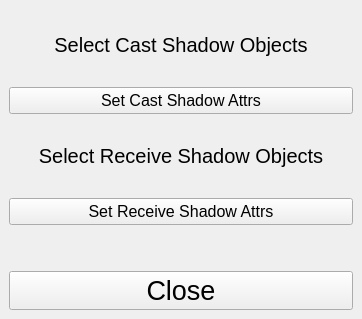
<?xml version="1.0" encoding="UTF-8"?>
<ui version="4.0">
 <class>CastShadowsDockWidget</class>
 <widget class="QDockWidget" name="CastShadowsDockWidget">
  <property name="geometry">
   <rect>
    <x>0</x>
    <y>0</y>
    <width>362</width>
    <height>319</height>
   </rect>
  </property>
  <property name="windowTitle">
   <string>Cast Shadows Attrs</string>
  </property>
  <widget class="QWidget" name="castShadows_DockWidgetContents">
   <layout class="QVBoxLayout" name="verticalLayout_2">
    <item>
     <layout class="QVBoxLayout" name="castShadows_verticalLayout">
      <item>
       <widget class="QLabel" name="castSahdowLabel">
        <property name="font">
         <font>
          <pointsize>15</pointsize>
         </font>
        </property>
        <property name="text">
         <string>Select Cast Shadow Objects</string>
        </property>
        <property name="alignment">
         <set>Qt::AlignCenter</set>
        </property>
       </widget>
      </item>
      <item>
       <widget class="QPushButton" name="setCastShadow_pushButton">
        <property name="font">
         <font>
          <pointsize>12</pointsize>
         </font>
        </property>
        <property name="text">
         <string>Set Cast Shadow Attrs</string>
        </property>
       </widget>
      </item>
      <item>
       <widget class="QLabel" name="receiveSahdowLabel">
        <property name="font">
         <font>
          <pointsize>15</pointsize>
         </font>
        </property>
        <property name="text">
         <string>Select Receive Shadow Objects</string>
        </property>
        <property name="alignment">
         <set>Qt::AlignCenter</set>
        </property>
       </widget>
      </item>
      <item>
       <widget class="QPushButton" name="setReceiveShadow_pushButton">
        <property name="font">
         <font>
          <pointsize>12</pointsize>
         </font>
        </property>
        <property name="text">
         <string>Set Receive Shadow Attrs</string>
        </property>
       </widget>
      </item>
      <item>
       <spacer name="verticalSpacer">
        <property name="orientation">
         <enum>Qt::Vertical</enum>
        </property>
        <property name="sizeType">
         <enum>QSizePolicy::Preferred</enum>
        </property>
        <property name="sizeHint" stdset="0">
         <size>
          <width>20</width>
          <height>40</height>
         </size>
        </property>
       </spacer>
      </item>
      <item>
       <widget class="QPushButton" name="close_pushButton">
        <property name="font">
         <font>
          <pointsize>20</pointsize>
         </font>
        </property>
        <property name="text">
         <string>Close</string>
        </property>
       </widget>
      </item>
     </layout>
    </item>
   </layout>
  </widget>
 </widget>
 <resources/>
 <connections/>
</ui>
